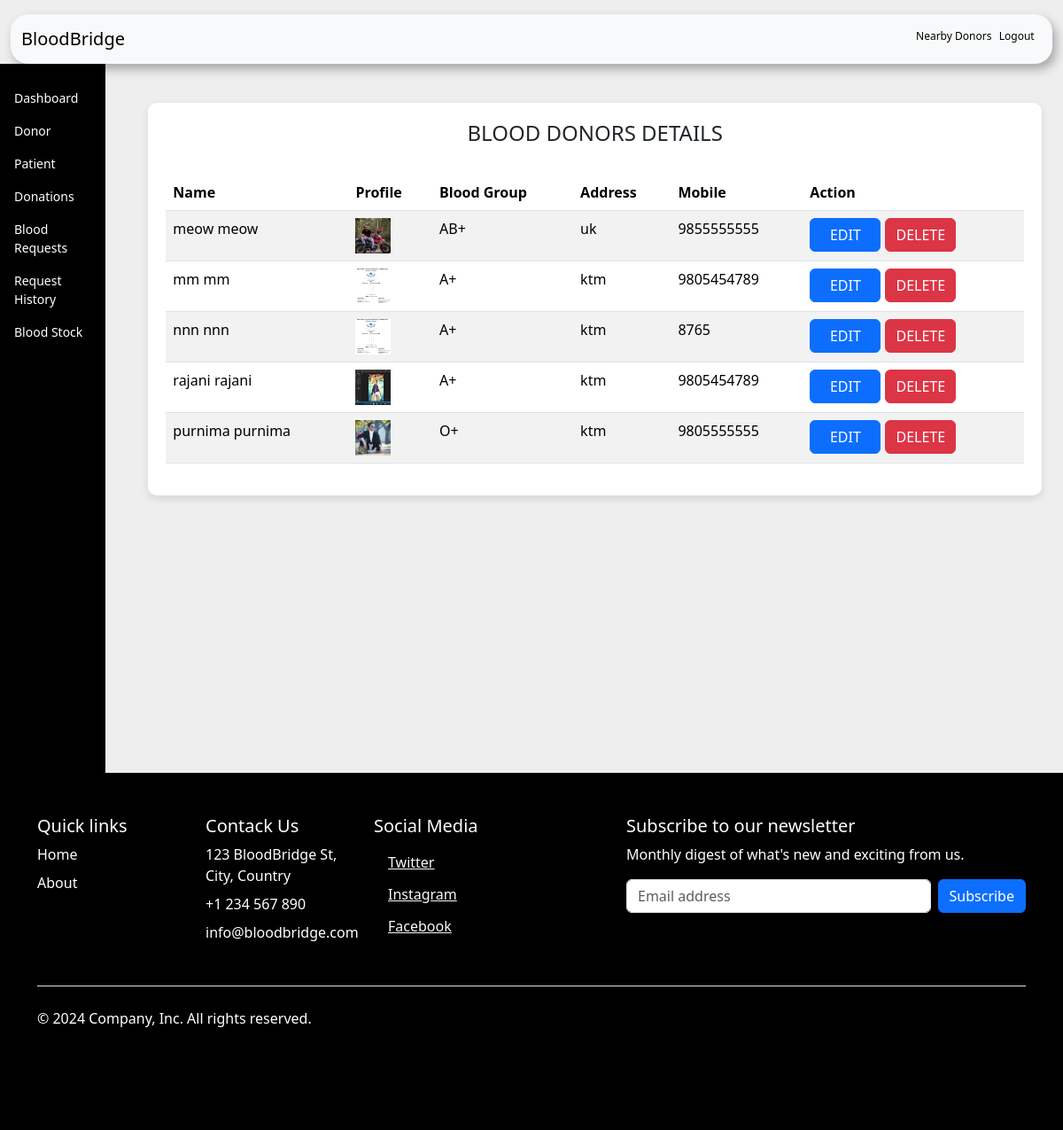
The app's page /admin-donor (signed in) with its own data.
### donor/models.py (models this page shows, shortened)
class Donor(models.Model):
    user = models.OneToOneField(User, on_delete=models.CASCADE)
    latitude = models.FloatField(null=True, blank=True)
    longitude = models.FloatField(null=True, blank=True)
    address = models.CharField(max_length=40)
    mobile = models.CharField(max_length=15, null=True)
    bloodgroup = models.CharField(max_length=10,default='unknown')
    profile_pic = models.ImageField(upload_to='profile_pic/DonorProfilePic/', null=True, blank=True)
    @property
    def get_name(self):
        return self.user.first_name + ' ' + self.user.last_name

### blood/views.py (the view)
# urls.py: path('admin-donor', views.admin_donor_view,name='admin-donor'),
@login_required(login_url='adminlogin')
def admin_donor_view(request):
    donors=dmodels.Donor.objects.all()
    return render(request,'blood/admin_donor.html',{'donors':donors})

### templates/blood/admin_donor.html (shortened to what this page needs)
{% block content %}
{% load widget_tweaks %}
{%load static%}
<!DOCTYPE html>
<html lang="en">
<head>
    <link rel="stylesheet" href="home.css">
    <link href="https://cdn.jsdelivr.net/npm/bootstrap@5.3.3/dist/css/bootstrap.min.css" rel="stylesheet">
</head>
<body style="background-color: rgb(238, 238, 238);">
    <div class="container-fluid mt-3">
        <nav class="navbar navbar-expand-lg navbar-light bg-light custom-navbar">
            <div class="container-fluid">
                <a class="navbar-brand" href="/">BloodBridge</a>
                <div class="d-flex ms-auto">
                  <a href="/donor/nearby-donors" class="logout-text">Nearby Donors</a> &nbsp;&nbsp;
                    <a href="/logout" class="logout-text">Logout</a>&nbsp;&nbsp;
                </div>
            </div>
        </nav>
    </div>
    <div class="d-flex">
        <div class="vertical-navbar">
            <a href="/">Dashboard</a>
            <a href="/admin-donor" >Donor</a>
            <a href="/admin-patient" >Patient</a>
            <a href="/admin-donation" >Donations</a>
            <a href="/admin-request" >Blood Requests</a>
            <a href="/admin-request-history" >Request History</a>
            <a href="/admin-blood" >Blood Stock</a>
        </div>
        <div class="container-fluid ms-4 p-4">
            <div class="table-container">
                <H4 class="text-center">BLOOD DONORS DETAILS</H4><br>
                <table class="table table-striped">
                    <thead >
                        <tr>
                            <th scope="col">Name</th>
                            <th scope="col">Profile</th>
                            <th scope="col">Blood Group</th>
                            <th scope="col">Address</th>
                            <th scope="col">Mobile</th>
                            <th class="text-right">Action</th>
                        </tr>
                    </thead>
                    <tbody>
                        {% for t in donors %}
                        <tr>
                            <td> {{t.get_name}}</td>
                            <td> <img src="{% static t.profile_pic.url %}" alt="Profile Pic" height="40px" width="40px" /></td>
                            <td>{{t.bloodgroup}}</td>
                            <td>{{t.address}}</td>
                            <td>{{t.mobile}}</td>
                            <td class="text-right">
                                <button class="btn btn-primary badge-pill" style="width: 80px;"><a  style="text-decoration: none;color: white;" href="{% url 'update-donor' t.id  %}">EDIT</a> </button>
                                <button class="btn btn-danger badge-pill" style="width: 80px;"><a  style="text-decoration: none;color: white;" href="{% url 'delete-donor' t.id  %}">DELETE</a> </button>
                            </td>
                        </tr>
                        {% endfor %}
                    </tbody>
                </table>
            </div>
        </div>
    </div>
</body>
<footer class="py-5 text-white" style="background-color: rgb(0, 0, 0); color: white;">
    <div class="container">
       <div class="row">
           <div class="col-6 col-md-2 mb-3">
             <h5 class="text-white">Quick links</h5>
             <ul class="nav flex-column">
               <li class="nav-item mb-2"><a href="#" class="nav-link p-0 text-white">Home</a></li>
               <li class="nav-item mb-2"><a href="#" class="nav-link p-0 text-white">About</a></li>
             </ul>
           </div>
           <div class="col-6 col-md-2 mb-3">
             <h5 class="text-white">Contack Us</h5>
             <ul class="nav flex-column">
               <li class="nav-item mb-2"><a href="#" class="nav-link p-0 text-white">123 BloodBridge St, City, Country</a></li>
               <li class="nav-item mb-2"><a href="#" class="nav-link p-0 text-white">+1 234 567 890</a></li>
               <li class="nav-item mb-2"><a href="#" class="nav-link p-0 text-white">info@bloodbridge.com</a></li>
             </ul>
           </div>
           <div class="col-6 col-md-2 mb-3">
             <h5 class="text-white">Social Media</h5>
             <ul class="nav flex-column">
               <li class="ms-3">
                   <a class="link-light" href="#">
                        Twitter
                   </a>
               </li>
               <li class="ms-3">
                   <a class="link-light" href="#">
                        Instagram
                   </a>
               </li>
               <li class="ms-3">
                   <a class="link-light" href="#">
                        Facebook
                   </a>
               </li>
           </ul>
           </div>
           <div class="col-md-5 offset-md-1 mb-3">
             <form>
               <h5 class="text-white">Subscribe to our newsletter</h5>
               <p class="text-white">Monthly digest of what's new and exciting from us.</p>
               <div class="d-flex flex-column flex-sm-row w-100 gap-2">
                 <input id="newsletter1" type="text" class="form-control" placeholder="Email address">
                 <button class="btn btn-primary" type="button">Subscribe</button>
               </div>
             </form>
           </div>
         </div>
         <div class="d-flex flex-column flex-sm-row justify-content-between py-4 my-4 border-top">
           <p class="text-white">© 2024 Company, Inc. All rights reserved.</p>
           <ul class="list-unstyled d-flex">
             <li class="ms-3"><a class="link-light" href="#"><svg class="bi" width="24" height="24"><use xlink:href="#twitter"></use></svg></a></li>
             <li class="ms-3"><a class="link-light" href="#"><svg class="bi" width="24" height="24"><use xlink:href="#instagram"></use></svg></a></li>
             <li class="ms-3"><a class="link-light" href="#"><svg class="bi" width="24" height="24"><use xlink:href="#facebook"></use></svg></a></li>
           </ul>
         </div>
    </div>
   </footer>
</html>
{% endblock content %}

### templates/blood/admin_donor.html (style rules this page uses)
.custom-navbar { border-radius: 20px; box-shadow: 4px 6px 12px rgba(0, 0, 0, 0.3); }
.logout-text { text-decoration: none; color: black; font-size: 12px; }
.vertical-navbar { height: 100vh; background-color:black; padding-top: 20px; }
.vertical-navbar a { text-decoration: none; color: white; background: black; font-size: 14px; padding: 8px 16px; display: block; }
.table-container { margin-top: 20px; background-color: white; border-radius: 10px; padding: 20px; box-shadow: 0 4px 10px rgba(0, 0, 0, 0.1); }
.table thead { background-color: #f8f9fa; }

### records on screen
Donor: get_name "meow meow", profile_pic (picture), bloodgroup "AB+", address "uk", mobile "9855555555"
Donor: get_name "mm mm", profile_pic (picture), bloodgroup "A+", address "ktm", mobile "9805454789"
Donor: get_name "nnn nnn", profile_pic (picture), bloodgroup "A+", address "ktm", mobile "8765"
Donor: get_name "rajani rajani", profile_pic (picture), bloodgroup "A+", address "ktm", mobile "9805454789"
Donor: get_name "purnima purnima", profile_pic (picture), bloodgroup "O+", address "ktm", mobile "9805555555"
